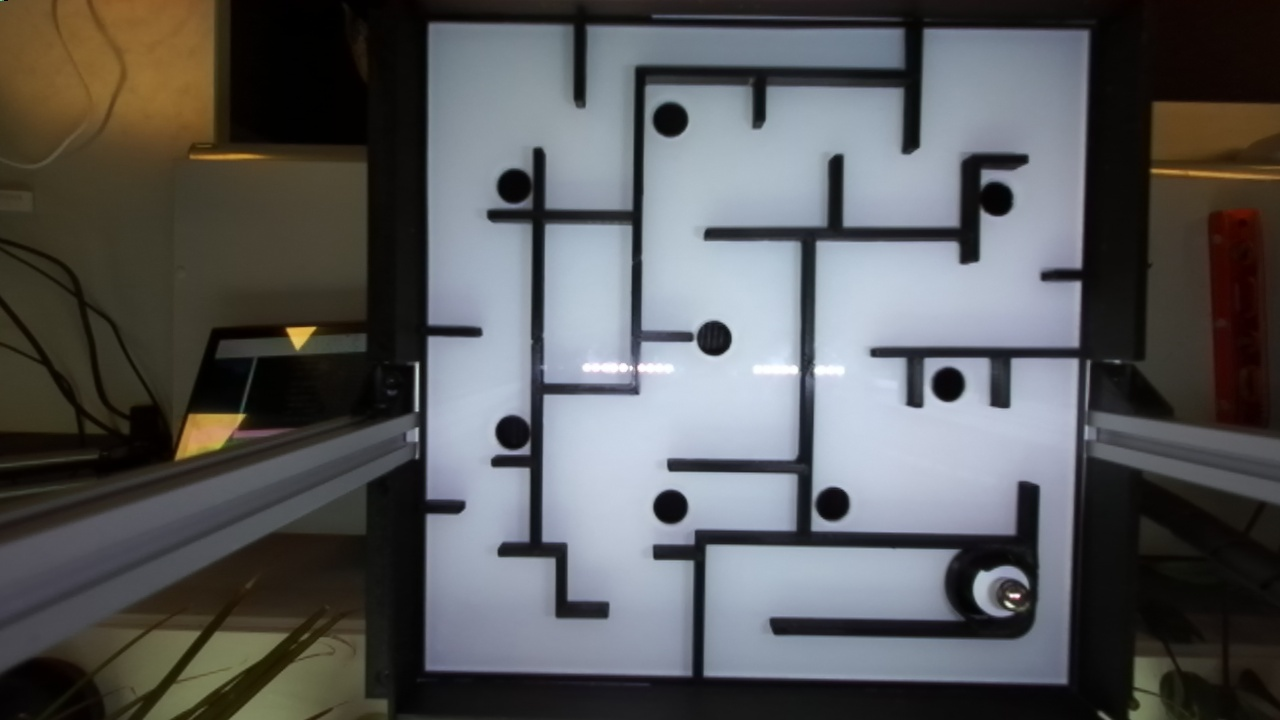
#> input picture jetson/src/MAZE_PICS/Easy.jpg, 1280 x 720 px, given in place of the camera
$ python lab_calibration_tool.py
#> lines starting #> are read from the running program, lines starting #| are printed output that depends on the picture; after the words box and inside, x2 and y2 are one past the last pixel; in counts of white or black regions, pixels touching at a corner belong together
#> the answer given: 1
#!/usr/bin/env python3
"""
LAB Color Space Calibration Tool for Gray Ball Detection

This tool helps you find the optimal LAB color range for your gray ball.
LAB color space is more perceptually uniform than HSV and works better
with different lighting conditions.
"""

import cv2
import numpy as np
import sys
import os

def nothing(x):
    pass

def lab_color_picker():
    """Interactive tool to pick LAB color ranges"""
    cap = cv2.VideoCapture(0)

    if not cap.isOpened():
        print("Error: Cannot open camera")
        return

    # Create trackbars for LAB values
    cv2.namedWindow('LAB Controls')
    cv2.createTrackbar('L Min', 'LAB Controls', 0, 255, nothing)
    cv2.createTrackbar('L Max', 'LAB Controls', 255, 255, nothing)
    cv2.createTrackbar('A Min', 'LAB Controls', 120, 255, nothing)
    cv2.createTrackbar('A Max', 'LAB Controls', 135, 255, nothing)
    cv2.createTrackbar('B Min', 'LAB Controls', 120, 255, nothing)
    cv2.createTrackbar('B Max', 'LAB Controls', 135, 255, nothing)

    print("LAB Color Picker")
    print("================")
    print("Adjust the sliders to isolate your gray ball")
    print("L = Lightness (0-255)")
    print("A = Green-Red axis (0-255, 128 is neutral)")
    print("B = Blue-Yellow axis (0-255, 128 is neutral)")
    print("Press 'q' to quit, 's' to save current values")

    while True:
        ret, frame = cap.read()
#> frame is the input picture: shape (720, 1280, 3); mean B, G, R 90.3, 89.3, 88.6
        if not ret:
            break

        # Convert to LAB
        lab = cv2.cvtColor(frame, cv2.COLOR_BGR2LAB)
#> lab: shape (720, 1280, 3); mean of channels 0, 1, 2 93, 128.5, 127.9

        # Get trackbar values
        l_min = cv2.getTrackbarPos('L Min', 'LAB Controls')
        l_max = cv2.getTrackbarPos('L Max', 'LAB Controls')
        a_min = cv2.getTrackbarPos('A Min', 'LAB Controls')
        a_max = cv2.getTrackbarPos('A Max', 'LAB Controls')
        b_min = cv2.getTrackbarPos('B Min', 'LAB Controls')
        b_max = cv2.getTrackbarPos('B Max', 'LAB Controls')

        # Create mask
        lower_lab = np.array([l_min, a_min, b_min])
        upper_lab = np.array([l_max, a_max, b_max])
        mask = cv2.inRange(lab, lower_lab, upper_lab)
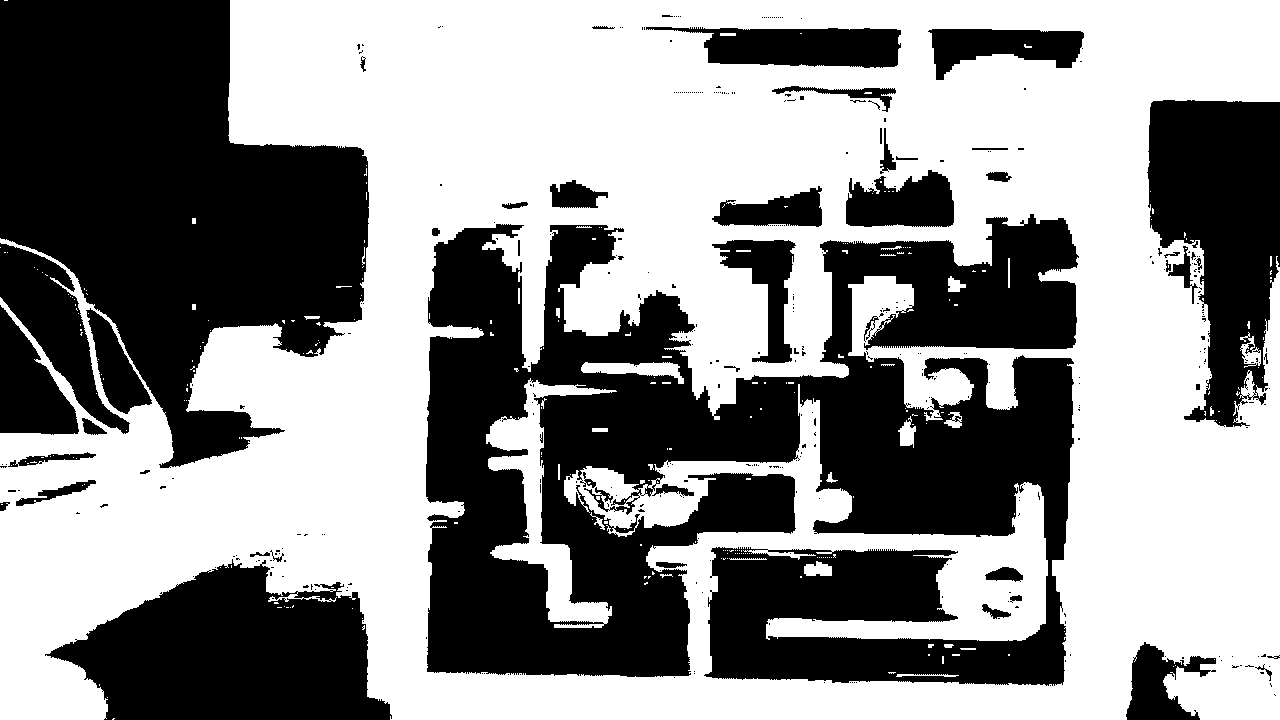
#> mask: shape (720, 1280); 55.3% white; 375 black regions (324 under 20 px), largest, box (x1, y1, x2, y2) and area: (426, 214, 1079, 686) 192582, (0, 0, 369, 468) 103145, (45, 559, 392, 720) 36299

        # Apply mask to original image
        result = cv2.bitwise_and(frame, frame, mask=mask)
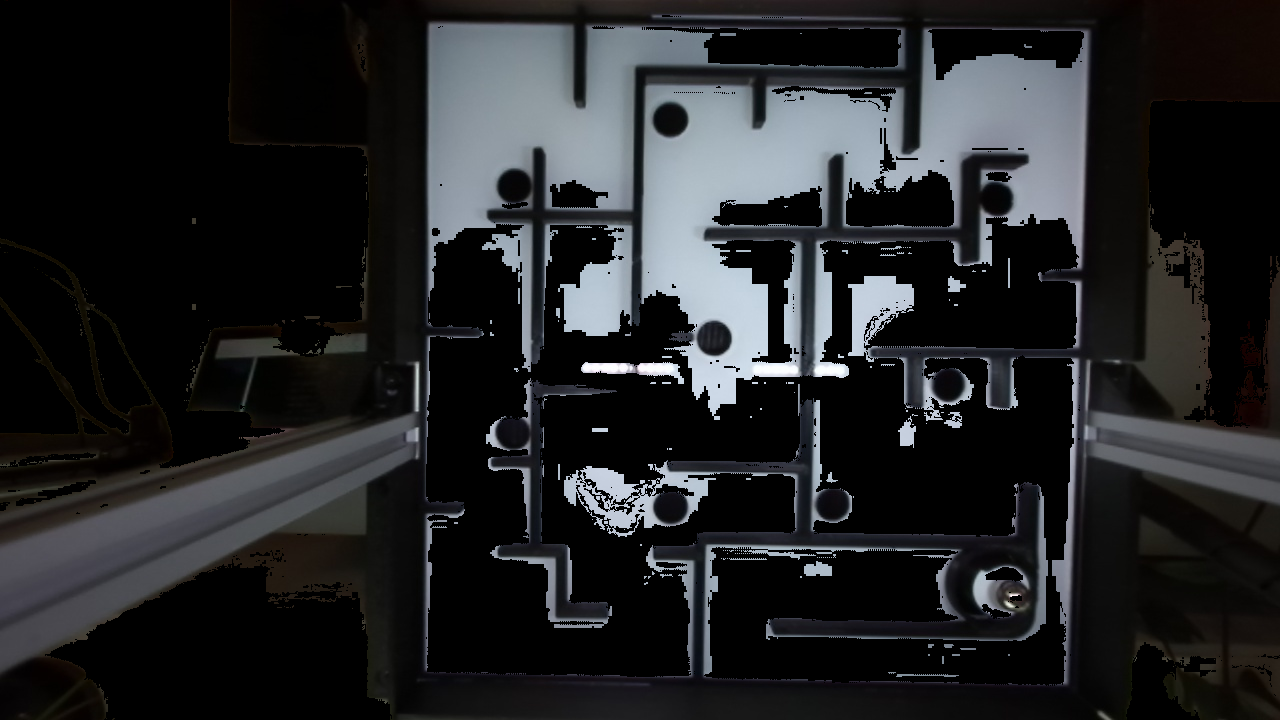
#> result: shape (720, 1280, 3); mean B, G, R 37.9, 36.1, 35

        # Stack images for display
        mask_3ch = cv2.cvtColor(mask, cv2.COLOR_GRAY2BGR)
        combined = np.hstack([frame, mask_3ch, result])
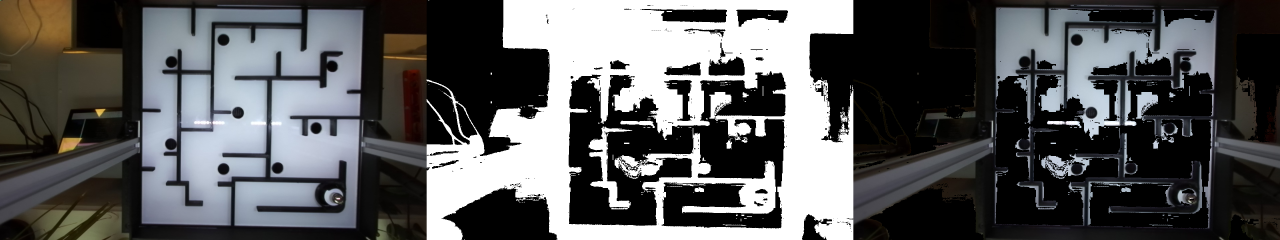
#> combined: shape (720, 3840, 3) (shown at 1/3 size); mean B, G, R 89.8, 88.9, 88.3
        combined = cv2.resize(combined, (1200, 400))  # Resize for display
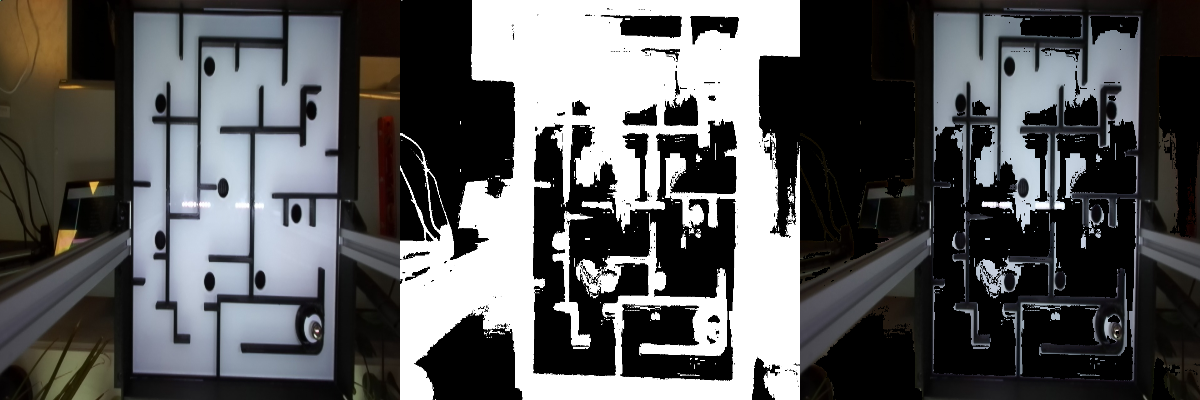
#> combined: shape (400, 1200, 3); mean B, G, R 89.7, 88.8, 88.2

        # Add text
        cv2.putText(combined, 'Original', (10, 30), cv2.FONT_HERSHEY_SIMPLEX, 1, (255, 255, 255), 2)
        cv2.putText(combined, 'Mask', (410, 30), cv2.FONT_HERSHEY_SIMPLEX, 1, (255, 255, 255), 2)
        cv2.putText(combined, 'Result', (810, 30), cv2.FONT_HERSHEY_SIMPLEX, 1, (255, 255, 255), 2)

        # Show current LAB values
        lab_text = f"LAB: L({l_min}-{l_max}) A({a_min}-{a_max}) B({b_min}-{b_max})"
        cv2.putText(combined, lab_text, (10, 380), cv2.FONT_HERSHEY_SIMPLEX, 0.6, (0, 255, 0), 2)
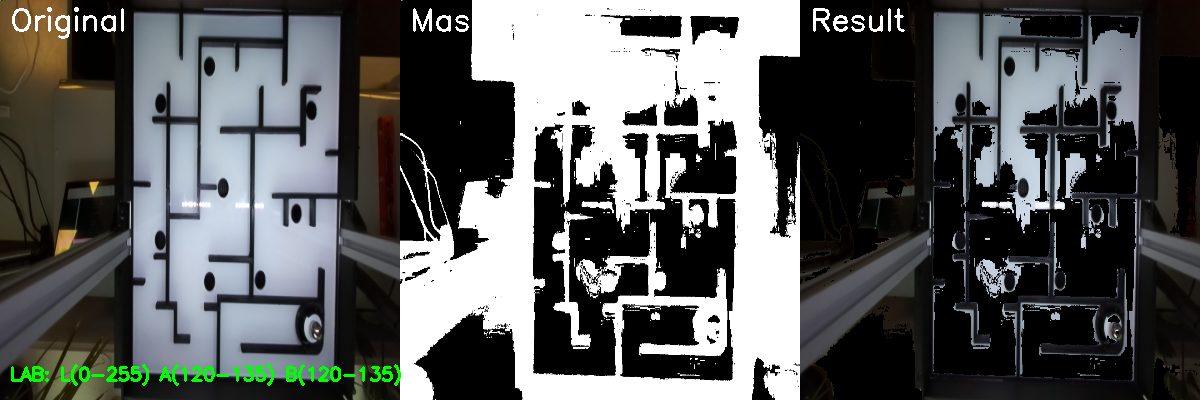
#> combined: shape (400, 1200, 3); mean B, G, R 90.4, 90.9, 88.8

        cv2.imshow('LAB Color Picker', combined)

        key = cv2.waitKey(1) & 0xFF
#> (key q is pressed here)
        if key == ord('q'):
            break
        elif key == ord('s'):
            print(f"\nCurrent LAB values:")
            print(f"lower: [{l_min}, {a_min}, {b_min}]")
            print(f"upper: [{l_max}, {a_max}, {b_max}]")
            print(f"\nAdd this to your config.yaml:")
            print(f"lab_range:")
            print(f"  lower: [{l_min}, {a_min}, {b_min}]")
            print(f"  upper: [{l_max}, {a_max}, {b_max}]")

    cap.release()
    cv2.destroyAllWindows()

# [52 lines left out: function compare_hsv_vs_lab, not called in this run]

if __name__ == "__main__":
    print("LAB Color Space Calibration Tool")
    print("================================")
    print("1. Interactive LAB color picker")
    print("2. HSV vs LAB comparison")
    print("3. Exit")

    while True:
#> (the run stopped early here; a loop or call above may not have finished)
